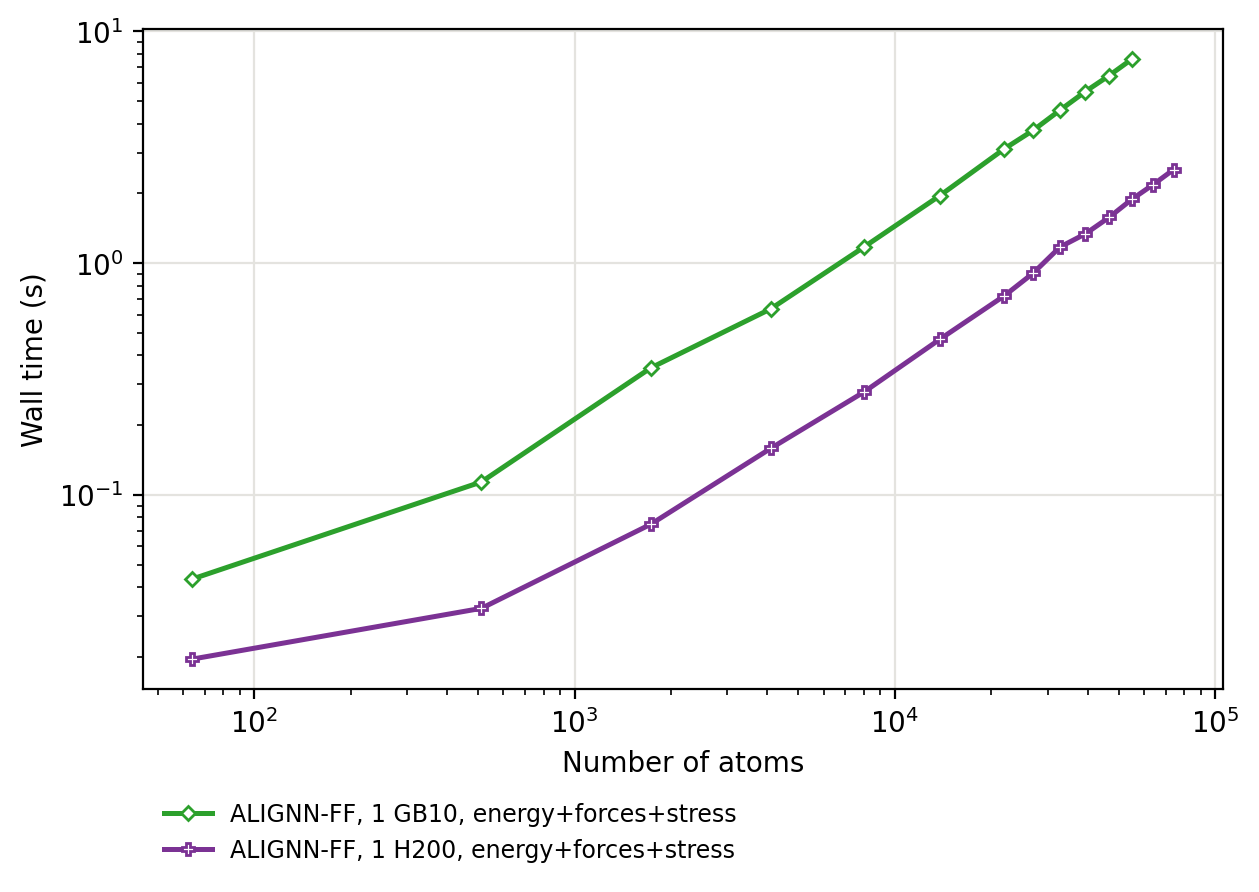

Source code (Python):
"""Time vs system size for ALIGNN-FF with energy + forces + stress (GB10, H200).

Run from this directory: `python scaling_forces.py`. Writes `scaling_forces.png`
from ../{gb10,h200}/alignn_ff/bench_*.json: one GPU, Si diamond supercells,
smooth 52-neighbour `matpes_r2scan` force field, median of three single points
per size, until the GPU ran out of memory (last plotted size = largest that fit).
Kept separate from scaling_overview.png, whose ALIGNN-FF curves are energy only.
"""

import json
from pathlib import Path

import matplotlib.pyplot as plt
import numpy as np

HERE = Path(__file__).resolve().parent
ROOT = HERE.parent


def load_ff(path):
    r = json.load(open(path))["results"]
    return (np.array([x["natoms"] for x in r], float),
            np.array([x["t_median_s"] for x in r]))


gn, gt = load_ff(ROOT / "gb10" / "alignn_ff" / "bench_GB10_13474.json")
hn, ht = load_ff(ROOT / "h200" / "alignn_ff" / "bench_NVIDIA_H200_NVL_913733.json")

fig, ax = plt.subplots(figsize=(6.4, 4.6), dpi=200)
ax.loglog(gn, gt, "-D", ms=3.5, lw=1.8, color="#2ca02c", mfc="white",
          label="ALIGNN-FF, 1 GB10, energy+forces+stress")
ax.loglog(hn, ht, "-P", ms=4, lw=1.8, color="#7b3294", mfc="white",
          label="ALIGNN-FF, 1 H200, energy+forces+stress")
ax.set_xlabel("Number of atoms")
ax.set_ylabel("Wall time (s)")
ax.grid(True, which="major", color="#e4e3df")
ax.legend(loc="upper left", bbox_to_anchor=(0.0, -0.14), frameon=False,
          fontsize=8.5, ncol=1)
fig.tight_layout()
fig.savefig(HERE / "scaling_forces.png", facecolor="white", bbox_inches="tight")
